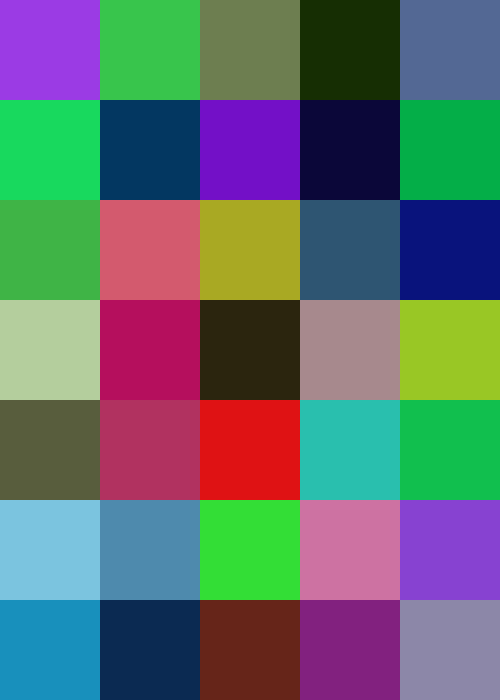
Frame 1 (no input)
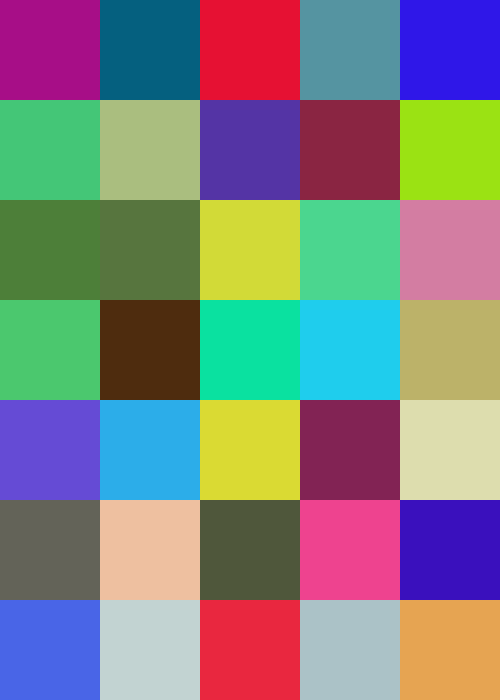
Frame 60 (the mouse pressed at the canvas centre just before this capture)
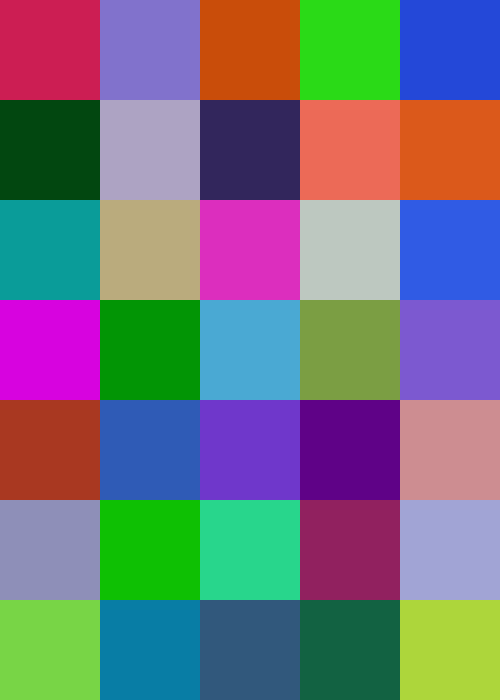
Frame 120 (the mouse held since frame 60 and released just before this capture)

The Processing sketch that drew these frames (run headless with seeded random() and noise(); from frame 60 on, the mouse is pressed at the canvas centre):

// Processing sketch: processing_30977
// ── processing_30977.pde

void setup() {
size(500, 700);
smooth();
frameRate(5);
}

void draw() {

  size(500,700);
  noStroke();
  for (int y=0; y<700; y += 100){
    for(int x=0; x <500; x += 100){
      float R = random(240);
      float G = random(230);
      float B = random(240);
      fill(R,G,B);
      rect(x,y,100,100);
    }
  }
}
